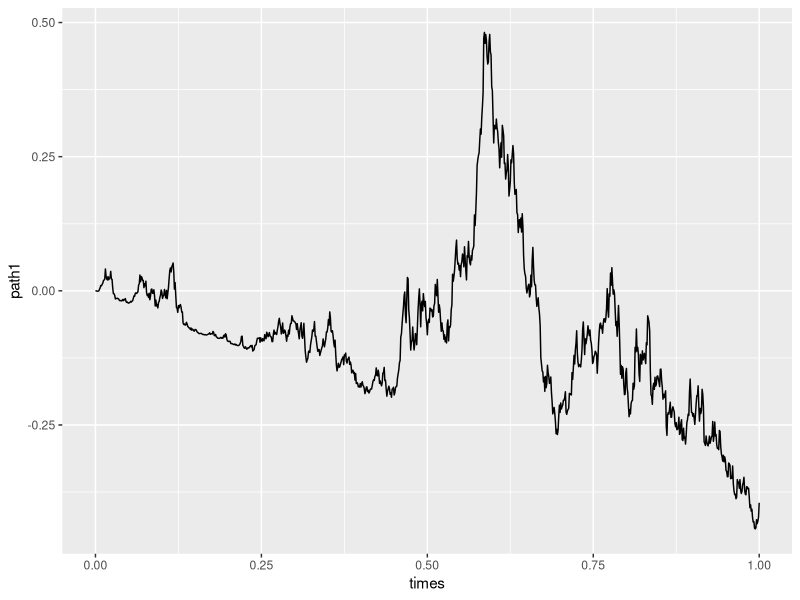

Write the R code that produced this figure.
#########################
########## 5.7 ##########
#########################
library(ggplot2)
library(tidyr)
library(dplyr)

DiscreteBrownianMotionGenerator <- function(deltaT, N, a = 0, b = 1, seed = 2026)
{
  if (!is.na(seed))
  {
    set.seed(seed)
  }

  nGrid <- (b - a) / deltaT

  if (abs(nGrid - round(nGrid)) > 1e-8)
  {
    stop("deltaT should divide b - a evenly")
  }

  nGrid <- round(nGrid) #Makes it an integer

  res <- matrix(NA_real_, nrow = N, ncol = nGrid + 1)

  res[, 1] <- rep(0, length = N)

  for (i in 1:nrow(res))
  {
    gaussianVec <- rnorm(nGrid, mean = 0, sd = 1)

    # B_{t_i} = B_{t_{i-1}} + sqrt(deltaT) * z_i, so B_{t_i} = sqrt(deltaT) * cumsum(z_1, ..., z_i)
    res[i, 2:(nGrid + 1)] <- cumsum(sqrt(deltaT) * gaussianVec)
  }

  # Column j holds B_{t} at time t = times[j], so columns can be looked up by time
  times <- seq(a, b, by = deltaT)
  colnames(res) <- times
  attr(res, "times") <- times

  return(res)
}

#########
### a ###
#########
N <- 1
deltaT <- 0.001
integrand <- DiscreteBrownianMotionGenerator(deltaT, N, seed = 2026)
integrator <- DiscreteBrownianMotionGenerator(deltaT, N, seed = 2026)

ito_sum_path <- function(integrand, integrator){
  increments <- diff(integrator |> as.vector())

  #Gets every points except the last - not needed
  summand <- integrand[-length(integrand)]

  res <- c(0, cumsum(summand * increments))
  attr(res, "times") <- attr(integrand, "times")
  return(res)
}

path1 <- ito_sum_path(integrand, integrator)
path1 <- as.data.frame(path1) |> mutate(times = attr(path1, "times"))

ggplot(path1, aes(x = times, y = path1)) +
  geom_line()


#...just read solution from here on
